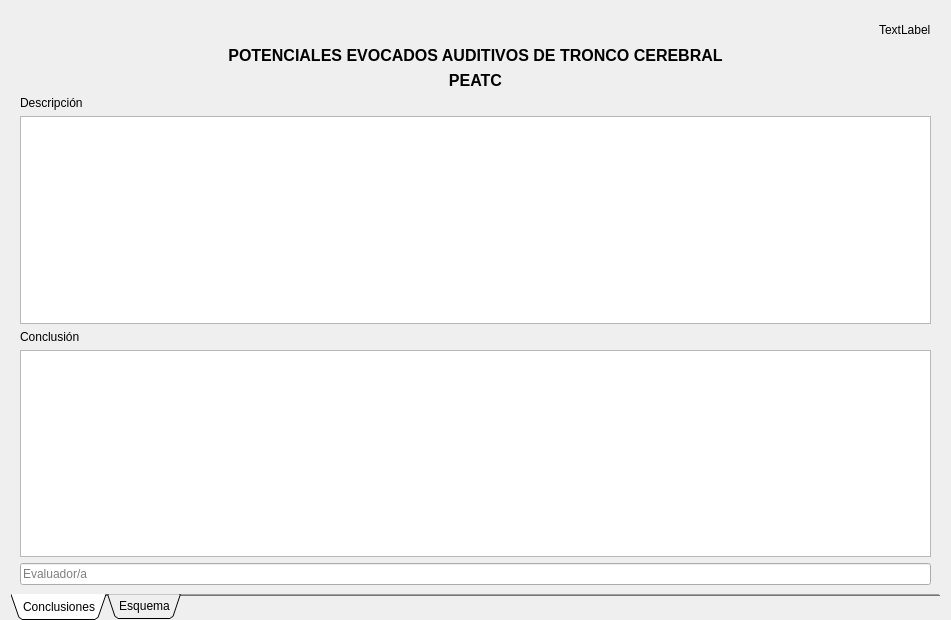
<?xml version="1.0" encoding="UTF-8"?>
<ui version="4.0">
 <class>AbrReport</class>
 <widget class="QWidget" name="AbrReport">
  <property name="geometry">
   <rect>
    <x>0</x>
    <y>0</y>
    <width>951</width>
    <height>620</height>
   </rect>
  </property>
  <property name="windowTitle">
   <string>Form</string>
  </property>
  <layout class="QGridLayout" name="gridLayout">
   <property name="bottomMargin">
    <number>0</number>
   </property>
   <item row="0" column="0">
    <widget class="QTabWidget" name="tabWidget">
     <property name="enabled">
      <bool>true</bool>
     </property>
     <property name="tabPosition">
      <enum>QTabWidget::South</enum>
     </property>
     <property name="tabShape">
      <enum>QTabWidget::Triangular</enum>
     </property>
     <property name="currentIndex">
      <number>0</number>
     </property>
     <property name="documentMode">
      <bool>true</bool>
     </property>
     <widget class="QWidget" name="tab_1">
      <attribute name="title">
       <string>Conclusiones</string>
      </attribute>
      <layout class="QVBoxLayout" name="verticalLayout">
       <item>
        <layout class="QHBoxLayout" name="horizontalLayout">
         <item>
          <spacer name="horizontalSpacer">
           <property name="orientation">
            <enum>Qt::Horizontal</enum>
           </property>
           <property name="sizeHint" stdset="0">
            <size>
             <width>40</width>
             <height>20</height>
            </size>
           </property>
          </spacer>
         </item>
         <item>
          <widget class="QLabel" name="lbl_date">
           <property name="text">
            <string>TextLabel</string>
           </property>
          </widget>
         </item>
        </layout>
       </item>
       <item>
        <widget class="QLabel" name="label">
         <property name="font">
          <font>
           <pointsize>12</pointsize>
           <bold>true</bold>
          </font>
         </property>
         <property name="text">
          <string>POTENCIALES EVOCADOS AUDITIVOS DE TRONCO CEREBRAL</string>
         </property>
         <property name="alignment">
          <set>Qt::AlignCenter</set>
         </property>
        </widget>
       </item>
       <item>
        <widget class="QLabel" name="label_2">
         <property name="font">
          <font>
           <pointsize>12</pointsize>
           <bold>true</bold>
          </font>
         </property>
         <property name="text">
          <string>PEATC</string>
         </property>
         <property name="alignment">
          <set>Qt::AlignCenter</set>
         </property>
        </widget>
       </item>
       <item>
        <widget class="QLabel" name="label_3">
         <property name="text">
          <string>Descripción</string>
         </property>
        </widget>
       </item>
       <item>
        <widget class="QTextEdit" name="text_edit_1">
         <property name="html">
          <string>&lt;!DOCTYPE HTML PUBLIC &quot;-//W3C//DTD HTML 4.0//EN&quot; &quot;http://www.w3.org/TR/REC-html40/strict.dtd&quot;&gt;
&lt;html&gt;&lt;head&gt;&lt;meta name=&quot;qrichtext&quot; content=&quot;1&quot; /&gt;&lt;meta charset=&quot;utf-8&quot; /&gt;&lt;style type=&quot;text/css&quot;&gt;
p, li { white-space: pre-wrap; }
hr { height: 1px; border-width: 0; }
li.unchecked::marker { content: &quot;\2610&quot;; }
li.checked::marker { content: &quot;\2612&quot;; }
&lt;/style&gt;&lt;/head&gt;&lt;body style=&quot; font-family:'Sans Serif'; font-size:9pt; font-weight:400; font-style:normal;&quot;&gt;
&lt;p style=&quot;-qt-paragraph-type:empty; margin-top:0px; margin-bottom:0px; margin-left:0px; margin-right:0px; -qt-block-indent:0; text-indent:0px;&quot;&gt;&lt;br /&gt;&lt;/p&gt;&lt;/body&gt;&lt;/html&gt;</string>
         </property>
        </widget>
       </item>
       <item>
        <widget class="QLabel" name="label_4">
         <property name="text">
          <string>Conclusión</string>
         </property>
        </widget>
       </item>
       <item>
        <widget class="QTextEdit" name="text_edit_2">
         <property name="html">
          <string>&lt;!DOCTYPE HTML PUBLIC &quot;-//W3C//DTD HTML 4.0//EN&quot; &quot;http://www.w3.org/TR/REC-html40/strict.dtd&quot;&gt;
&lt;html&gt;&lt;head&gt;&lt;meta name=&quot;qrichtext&quot; content=&quot;1&quot; /&gt;&lt;meta charset=&quot;utf-8&quot; /&gt;&lt;style type=&quot;text/css&quot;&gt;
p, li { white-space: pre-wrap; }
hr { height: 1px; border-width: 0; }
li.unchecked::marker { content: &quot;\2610&quot;; }
li.checked::marker { content: &quot;\2612&quot;; }
&lt;/style&gt;&lt;/head&gt;&lt;body style=&quot; font-family:'Sans Serif'; font-size:9pt; font-weight:400; font-style:normal;&quot;&gt;
&lt;p style=&quot;-qt-paragraph-type:empty; margin-top:0px; margin-bottom:0px; margin-left:0px; margin-right:0px; -qt-block-indent:0; text-indent:0px;&quot;&gt;&lt;br /&gt;&lt;/p&gt;&lt;/body&gt;&lt;/html&gt;</string>
         </property>
        </widget>
       </item>
       <item>
        <widget class="QLineEdit" name="le_eva">
         <property name="placeholderText">
          <string>Evaluador/a</string>
         </property>
        </widget>
       </item>
      </layout>
     </widget>
     <widget class="QWidget" name="tab_2">
      <attribute name="title">
       <string>Esquema</string>
      </attribute>
     </widget>
     </widget>
   </item>
  </layout>
 </widget>
 <resources/>
 <connections/>
</ui>
